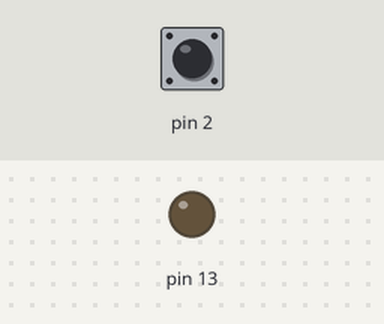
Simulated run of this sketch. Board: Arduino Uno, built with avr-gcc and run on an emulated ATmega328P. On the bench: output pins drawn as LEDs (lit = HIGH). Inputs (shaded band) come from the test bench; at power-on: pin 2 HIGH.

Above: at 5.0 s.
5.1 s: pin 2 pulled LOW for 0.15 s
At 6.3 s:
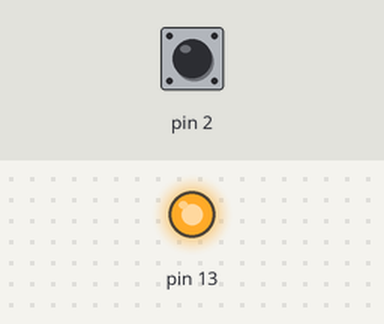
6.7 s: pin 2 pulled LOW for 1 s
At 8.7 s:
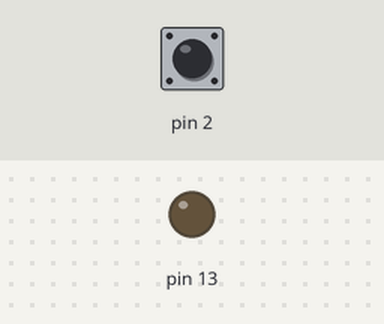
9.2 s: pin 2 pulled LOW for 3.2 s
At 13.5 s:
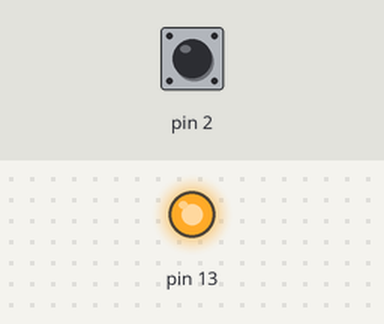
Timing chart, 0 to 15.0 s (numbered marks = the images above; inputs shaded):
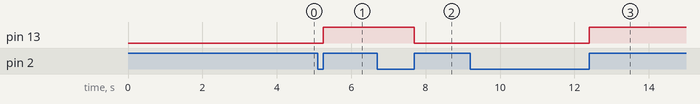

The sketch:

Bare_metal_interupt_1.ino
```cpp
// Lab 2
// Exercise 1 - interrupt (bare-metal)
// Button on D2 (INT0) toggles LED on D13 when pressed (falling edge)

#include <avr/io.h>
#include <avr/interrupt.h>

volatile uint8_t ledState = 0;

int main(void)
{
  //LED setup
  //set pin 13 (PB5) as output (LED)
  DDRB |= (1 << DDB5);

  //Button setup
  //set pin D2 (PD2 / INT0) as input
  //Enable internal pull-up resistor (activve high)
  DDRD &= ~(1 << DDD2);
  PORTD |= (1 << PORTD2);

  //Interrupt configuration
  //INT0 triggers on falling edge (ISC01=1, ISC00 = 0)
  EICRA |= (1 << ISC01);
  EICRA |= (1 << INT0);

  //Clear any pending interrupt flag
  //Enable INT0 interrupt
  EIFR |= (1 << INTF0);
  EIMSK |= (1 << INT0);

  //Enable global interrupts (sets I-bit in SREG)
  sei();


  while(1)
  {

  }
}

//interrupt service routine for INT0
ISR(INT0_vect)
{
  //toggle state variable
  ledState = !ledState;

  //turn LED on
  if(ledState)
  {
    PORTB |= (1 << PORTB5);
  }

  //Turb LED off
  else
  {
    PORTB &= ~(1 << PORTB5);
  }
}


//1. EICRA - Määrittää millainen signaali laukaisee keskeytyksen (esim. FALLING EDGE)
//2. EIMSK - Sallii mikä keskeytyslinja on käytössä (esim. INT0 = 1)
//SREG - Globaali keskeytyssallinta, I-Bitti = 1 (komennolla sei())

//Jos yksikin näistä on väärässä tilassa, keskeytys ei toimi.
```

Measured:
- after the input at 5.1 s, pin 13: LOW → HIGH after 0.15 s
- after the input at 6.7 s, pin 13: HIGH → LOW after 1.0 s
- after the input at 9.2 s, pin 13: LOW → HIGH after 3.2 s
